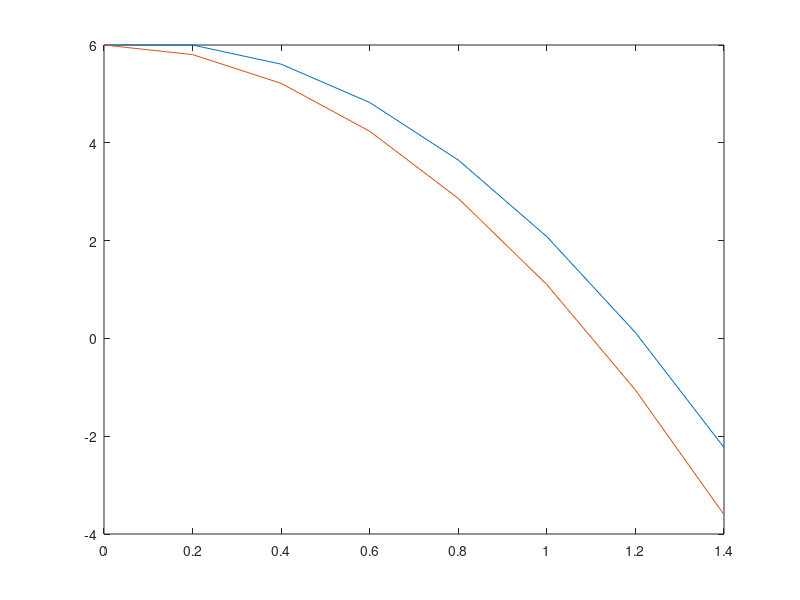

Here is the MATLAB script that generated this plot:
clc;
clear all;
close all; 

t0 = 0;
tf = 1.6;
h = 0.2;
t = t0:h:tf;
N = length(t);
v0 = 0;
m = 0.150;
g = 9.8;
v = zeros(N,1);
z = zeros(N,1);
v(1) = 0;
z(1) = 6;

% analitico
for k=2:N-1
    za = z(1) - 0.5*g*t.^2;
    if za(k+1)<0
        break
    end
end

% numérico
 for k=1:N-1
    v(k+1) = v(k) + (-g)*h ;
 end

for k=1:N-1
    z(k+1) = z(k) +v(k)*h ;
    if z(k+1)<0
        break
    end
end

plot(t(1:k+1),z(1:k+1),t(1:k+1),za(1:k+1))


tsolo = interp1(z(k:k+1),t(k:k+1),0,'linear')

vsolo = v(1) - g*tsolo
